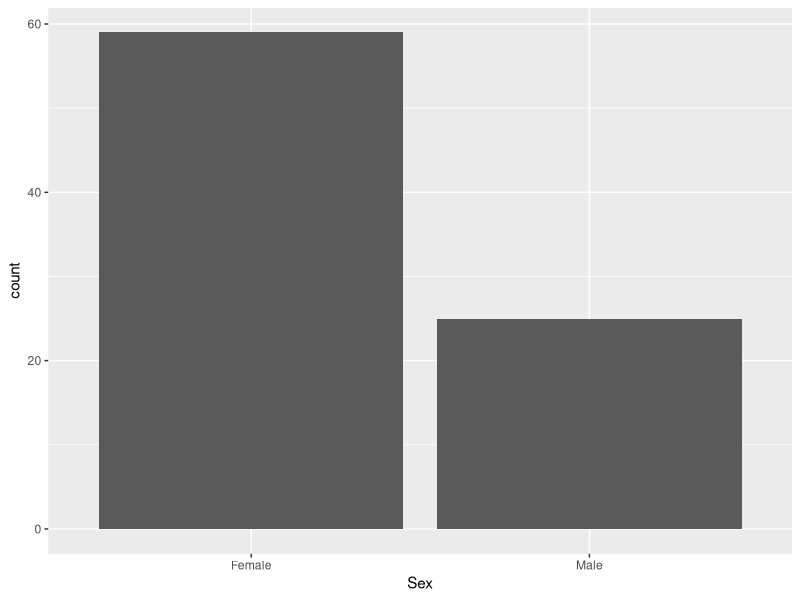
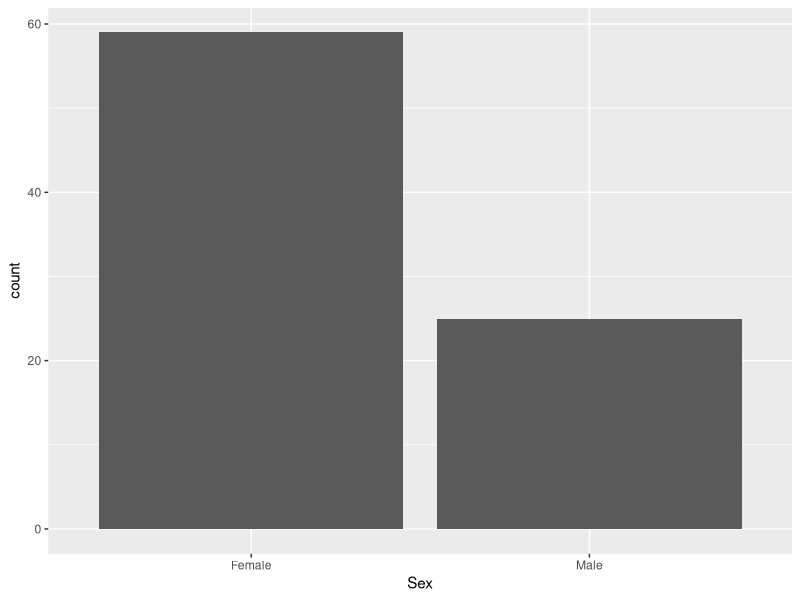
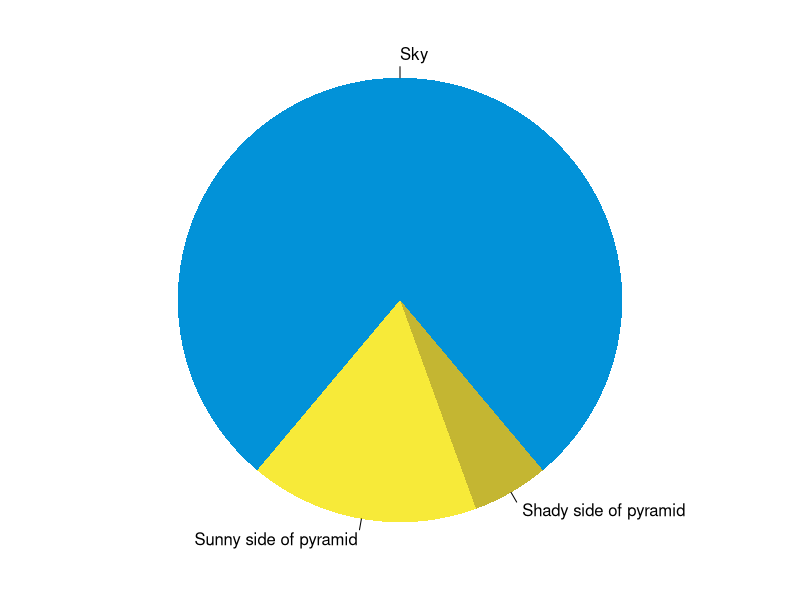

Write the R code that produced these figures, in order.
## ---- chunk 1
knitr::opts_chunk$set(collapse = TRUE)
## ---- chunk 2

library(tidyverse)
library(forcats)
library(vcd)

ggplot(data = Arthritis, aes(x = Sex)) +
  geom_bar()

## ---- chunk 3
head(Arthritis)

glimpse(Arthritis)
## ---- chunk 4
ggplot(data = Arthritis, aes(x = Sex)) +
  geom_bar()

## ---- chunk 5
par(mar = c(0, 1, 0, 1))
pie(
  c(280, 60, 20),
  c('Sky', 'Sunny side of pyramid', 'Shady side of pyramid'),
  col = c('#0292D8', '#F7EA39', '#C4B632'),
  init.angle = -50, border = NA
)
